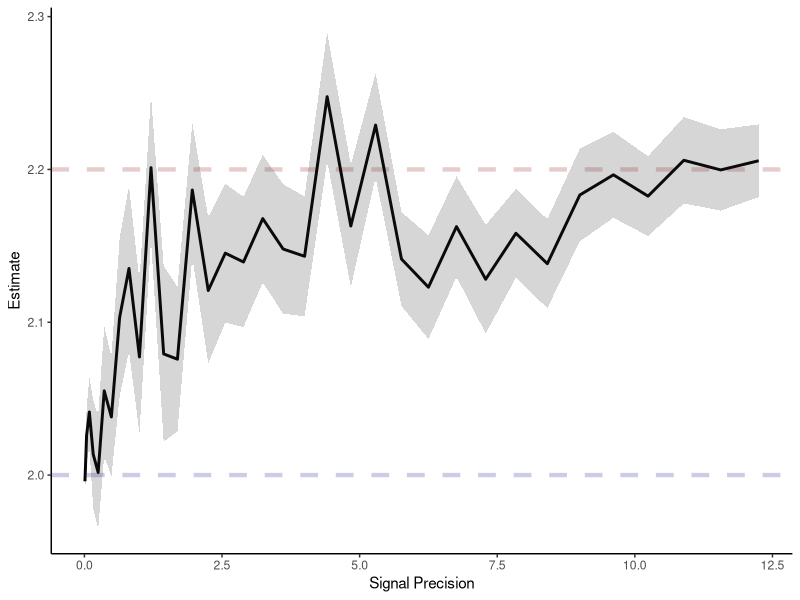
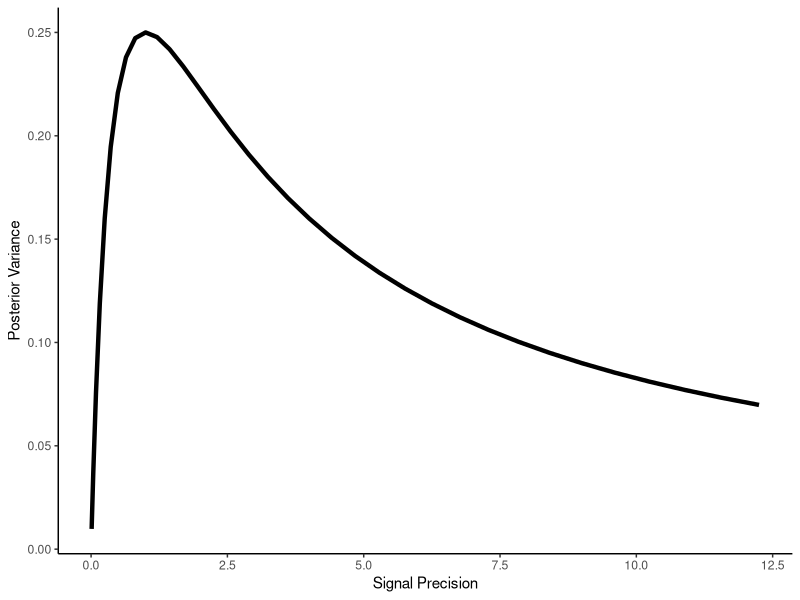
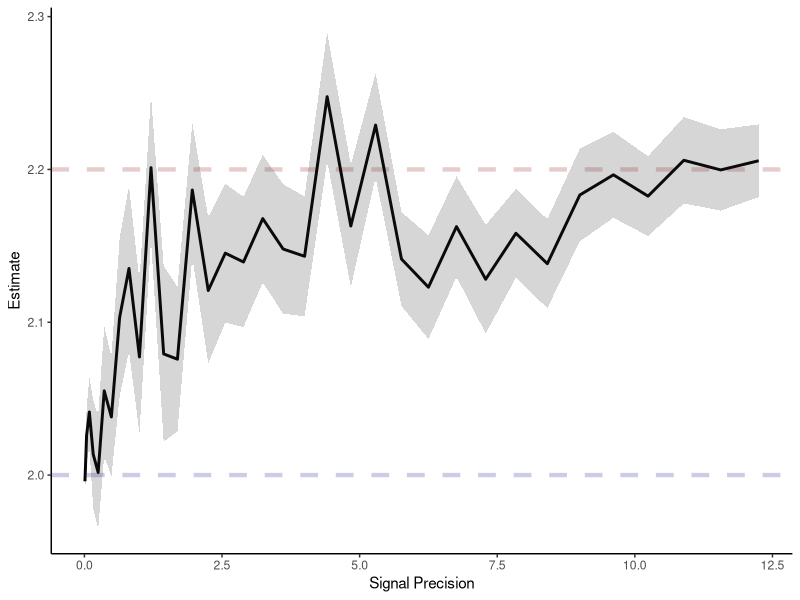
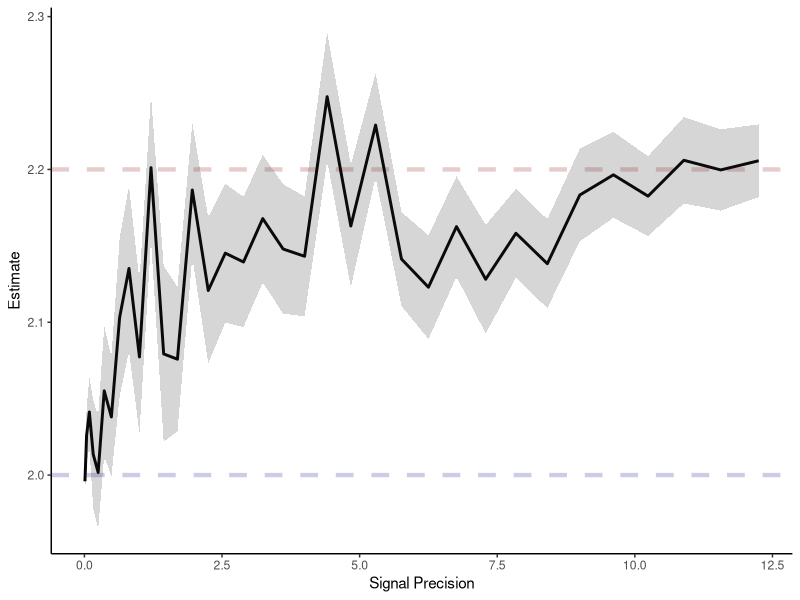
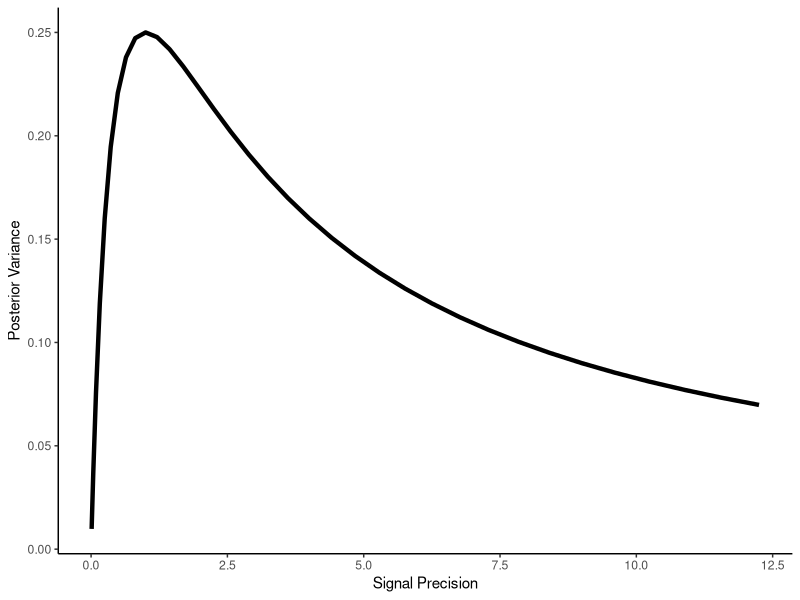
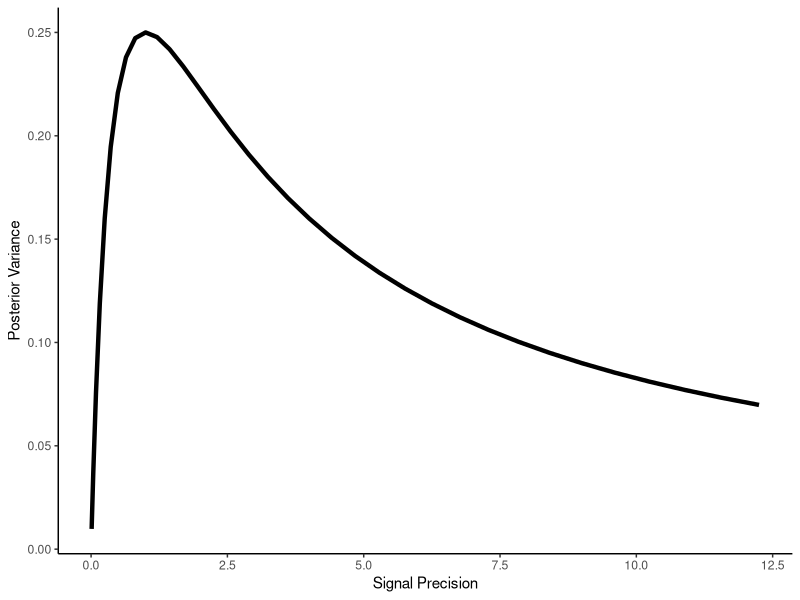

Reproduce these figures in R, in order.
## ---- chunk 1

library(dplyr)
library(ggplot2)
library(plotrix)

rawdatadir <- '../data' # raw data
datadir <- '../00 pilot/clean_data' # clean data
figdir <- '../00 pilot/figures' # figure folder
tbldir <- '../00 pilot/tables' # figure folder
tempdir <- '../00 pilot/temp' # temp folder
textdir <- "../00 pilot/text" # text folder
final.figdir <- "../biased-priors-manuscript/figures"
final.txtdir <- "../biased-priors-manuscript/text-files"
final.tbldir <- "../biased-priors-manuscript/tables"

set.seed(4)
nSim = 100

## ---- chunk 2

x = 2.2
mu = 2
px = 1

## ---- chunk 3

getPostMean <- function(x, mu, px, pr) {
  
  r = rnorm(1, x, 1/sqrt(pr))
  beta = pr / (px+pr)
  estimate = mu + beta*(r - mu)
  return(estimate)
  
}

getPostVar <- function(px, pr) {
  
  beta = pr / (px+pr)
  noise = beta^2/pr
  return(noise)
  
}

## ---- chunk 4

signal_precisions = c(1:35)^2/100
df = data.frame(
  pr = rep(signal_precisions,nSim), 
  estimate = rep(signal_precisions,nSim),
  variance = rep(signal_precisions,nSim),
  sim = rep(signal_precisions,nSim)
)

I = 1

for (sim in c(1:nSim)) {
  for (pr in signal_precisions) {
  
    df$pr[I] = pr
    df$estimate[I] = getPostMean(x, mu, px, pr)
    df$variance[I] = getPostVar(px, pr)
    df$sim[I] = sim
    I = I + 1
    
  }
}

print(df)

## ---- chunk 5

pdata = df %>%
  group_by(pr) %>%
  summarize(
    
    estimate.se = std.error(estimate),
    estimate.mean = mean(estimate),
    
    variance = mean(variance) # they're all the same, so you could just as well use first(), last(), etc...
    
  )

## ---- chunk 6

p.estimate <- ggplot(data=pdata, aes(x=pr, y=estimate.mean)) +
  
  geom_hline(
    yintercept=x,
    color="darkred",
    alpha=.2,
    size=1.5,
    linetype="dashed"
  ) +
  
  geom_hline(
    yintercept=mu,
    color="darkblue",
    alpha=.2,
    size=1.5,
    linetype="dashed"
  ) +
  
  geom_line(
    size=1
  ) +
  
  geom_ribbon(
    aes(ymin=estimate.mean-estimate.se, ymax=estimate.mean+estimate.se),
    alpha = .2
  ) +
  
  theme_classic() +
  labs(
    y = "Estimate",
    x = "Signal Precision"
  )
  

p.estimate

ggsave(
  file.path(figdir, "simpleBayes.estimate.pdf"),
  p.estimate
)
ggsave(
  file.path(final.figdir, "simpleBayes.estimate.pdf"),
  p.estimate
)

## ---- chunk 7

p.variance <- ggplot(data=pdata, aes(x=pr, y=variance)) +
  
  geom_line(
    size=1.5
  ) +
  
  theme_classic() +
  labs(
    y = "Posterior Variance",
    x = "Signal Precision"
  )
  

p.variance

ggsave(
  file.path(figdir,"simpleBayes.variance.pdf"), 
  p.variance
)
ggsave(
  file.path(final.figdir,"simpleBayes.variance.pdf"), 
  p.variance
)

